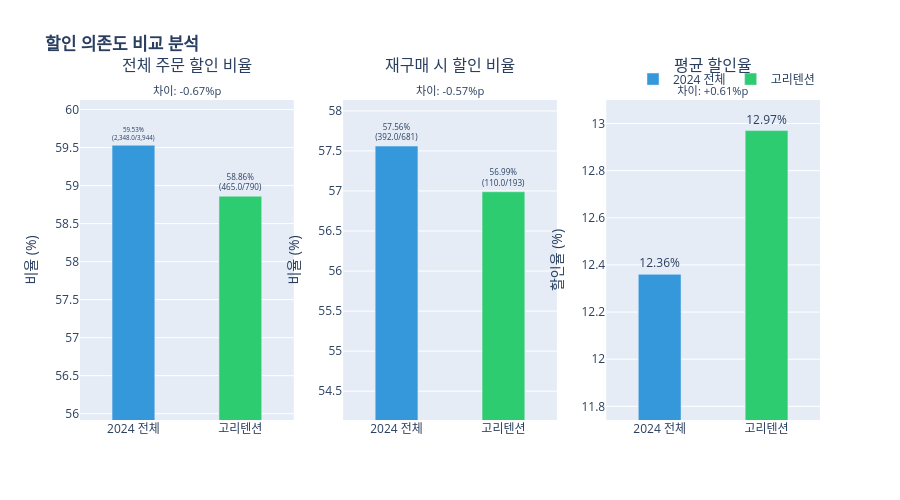

The notebook cell saved with this chart:
### Code cell
import plotly.graph_objects as go
from plotly.subplots import make_subplots

# 데이터 계산
all_ratio_2024 = round(discount_2024 / total_2024 * 100, 2)
all_ratio_high = round(discount_high / total_high * 100, 2)
diff_all = all_ratio_high - all_ratio_2024

repurchase_ratio_2024 = round(repurchase_discount_2024 / repurchase_total_2024 * 100, 2)
repurchase_ratio_high = round(repurchase_discount_high / repurchase_total_high * 100, 2)
diff_repurchase = repurchase_ratio_high - repurchase_ratio_2024

avg_rate_2024 = df_discount_2024['avg_discount_rate'].iloc[0]
avg_rate_high = df_discount_2024_high_retention['avg_discount_rate'].iloc[0]
diff_avg = avg_rate_high - avg_rate_2024

# 서브플롯 생성
fig = make_subplots(
    rows=1, cols=3,
    subplot_titles=(
        f'전체 주문 할인 비율<br><sub>차이: {diff_all:+.2f}%p</sub>',
        f'재구매 시 할인 비율<br><sub>차이: {diff_repurchase:+.2f}%p</sub>',
        f'평균 할인율<br><sub>차이: {diff_avg:+.2f}%p</sub>'
    ),
    specs=[[{"type": "bar"}, {"type": "bar"}, {"type": "bar"}]]
)

# 1. 전체 주문 할인 비율
fig.add_trace(
    go.Bar(
        x=['2024 전체'],
        y=[all_ratio_2024],
        text=[f"{all_ratio_2024}%<br>({discount_2024:,}/{total_2024:,})"],
        textposition='outside',
        marker_color='#3498db',
        name='2024 전체',
        showlegend=True,
        width=0.4
    ),
    row=1, col=1
)

fig.add_trace(
    go.Bar(
        x=['고리텐션'],
        y=[all_ratio_high],
        text=[f"{all_ratio_high}%<br>({discount_high:,}/{total_high:,})"],
        textposition='outside',
        marker_color='#2ecc71',
        name='고리텐션',
        showlegend=True,
        width=0.4
    ),
    row=1, col=1
)

# 2. 재구매 시 할인 비율
fig.add_trace(
    go.Bar(
        x=['2024 전체'],
        y=[repurchase_ratio_2024],
        text=[f"{repurchase_ratio_2024}%<br>({repurchase_discount_2024:,}/{repurchase_total_2024:,})"],
        textposition='outside',
        marker_color='#3498db',
        showlegend=False,
        width=0.4
    ),
    row=1, col=2
)

fig.add_trace(
    go.Bar(
        x=['고리텐션'],
        y=[repurchase_ratio_high],
        text=[f"{repurchase_ratio_high}%<br>({repurchase_discount_high:,}/{repurchase_total_high:,})"],
        textposition='outside',
        marker_color='#2ecc71',
        showlegend=False,
        width=0.4
    ),
    row=1, col=2
)

# 3. 평균 할인율
fig.add_trace(
    go.Bar(
        x=['2024 전체'],
        y=[avg_rate_2024],
        text=[f"{avg_rate_2024:.2f}%"],
        textposition='outside',
        marker_color='#3498db',
        showlegend=False,
        width=0.4
    ),
    row=1, col=3
)

fig.add_trace(
    go.Bar(
        x=['고리텐션'],
        y=[avg_rate_high],
        text=[f"{avg_rate_high:.2f}%"],
        textposition='outside',
        marker_color='#2ecc71',
        showlegend=False,
        width=0.4
    ),
    row=1, col=3
)

# y축 범위 더 좁게 조정 (차이 강조)
y_min_1 = min(all_ratio_2024, all_ratio_high) * 0.95  # 0.9 → 0.95
y_max_1 = max(all_ratio_2024, all_ratio_high) * 1.01  # 1.1 → 1.05

y_min_2 = min(repurchase_ratio_2024, repurchase_ratio_high) * 0.95
y_max_2 = max(repurchase_ratio_2024, repurchase_ratio_high) * 1.01

y_min_3 = min(avg_rate_2024, avg_rate_high) * 0.95
y_max_3 = max(avg_rate_2024, avg_rate_high) * 1.01

fig.update_yaxes(title_text="비율 (%)", range=[y_min_1, y_max_1], row=1, col=1)
fig.update_yaxes(title_text="비율 (%)", range=[y_min_2, y_max_2], row=1, col=2)
fig.update_yaxes(title_text="할인율 (%)", range=[y_min_3, y_max_3], row=1, col=3)

fig.update_layout(
    title_text='<b>할인 의존도 비교 분석</b>',
    height=500,
    showlegend=True,
    legend=dict(
        orientation="h",
        yanchor="bottom",
        y=1.02,
        xanchor="right",
        x=1
    )
)

fig.show()

### Figure 1 — Plotly figure (JSON) as saved in the notebook; plotly's stock layout.template omitted (floating-point values rounded to 4 significant figures)
{"data": [{"marker": {"color": "#3498db"}, "name": "2024 전체", "showlegend": true, "text": ["59.53%<br>(2,348.0/3,944)"], "textposition": "outside", "type": "bar", "width": 0.4, "x": ["2024 전체"], "xaxis": "x", "y": [59.53], "yaxis": "y"}, {"marker": {"color": "#2ecc71"}, "name": "고리텐션", "showlegend": true, "text": ["58.86%<br>(465.0/790)"], "textposition": "outside", "type": "bar", "width": 0.4, "x": ["고리텐션"], "xaxis": "x", "y": [58.86], "yaxis": "y"}, {"marker": {"color": "#3498db"}, "showlegend": false, "text": ["57.56%<br>(392.0/681)"], "textposition": "outside", "type": "bar", "width": 0.4, "x": ["2024 전체"], "xaxis": "x2", "y": [57.56], "yaxis": "y2"}, {"marker": {"color": "#2ecc71"}, "showlegend": false, "text": ["56.99%<br>(110.0/193)"], "textposition": "outside", "type": "bar", "width": 0.4, "x": ["고리텐션"], "xaxis": "x2", "y": [56.99], "yaxis": "y2"}, {"marker": {"color": "#3498db"}, "showlegend": false, "text": ["12.36%"], "textposition": "outside", "type": "bar", "width": 0.4, "x": ["2024 전체"], "xaxis": "x3", "y": [12.36], "yaxis": "y3"}, {"marker": {"color": "#2ecc71"}, "showlegend": false, "text": ["12.97%"], "textposition": "outside", "type": "bar", "width": 0.4, "x": ["고리텐션"], "xaxis": "x3", "y": [12.97], "yaxis": "y3"}], "layout": {"annotations": [{"font": {"size": 16}, "showarrow": false, "text": "전체 주문 할인 비율<br><sub>차이: -0.67%p</sub>", "x": 0.1444, "xanchor": "center", "xref": "paper", "y": 1, "yanchor": "bottom", "yref": "paper"}, {"font": {"size": 16}, "showarrow": false, "text": "재구매 시 할인 비율<br><sub>차이: -0.57%p</sub>", "x": 0.5, "xanchor": "center", "xref": "paper", "y": 1, "yanchor": "bottom", "yref": "paper"}, {"font": {"size": 16}, "showarrow": false, "text": "평균 할인율<br><sub>차이: +0.61%p</sub>", "x": 0.8556, "xanchor": "center", "xref": "paper", "y": 1, "yanchor": "bottom", "yref": "paper"}], "height": 500, "legend": {"orientation": "h", "x": 1, "xanchor": "right", "y": 1.02, "yanchor": "bottom"}, "showlegend": true, "title": {"text": "<b>할인 의존도 비교 분석</b>"}, "xaxis": {"anchor": "y", "domain": [0, 0.2889]}, "xaxis2": {"anchor": "y2", "domain": [0.3556, 0.6444]}, "xaxis3": {"anchor": "y3", "domain": [0.7111, 1]}, "yaxis": {"anchor": "x", "domain": [0, 1], "range": [55.92, 60.13], "title": {"text": "비율 (%)"}}, "yaxis2": {"anchor": "x2", "domain": [0, 1], "range": [54.14, 58.14], "title": {"text": "비율 (%)"}}, "yaxis3": {"anchor": "x3", "domain": [0, 1], "range": [11.74, 13.1], "title": {"text": "할인율 (%)"}}}}
